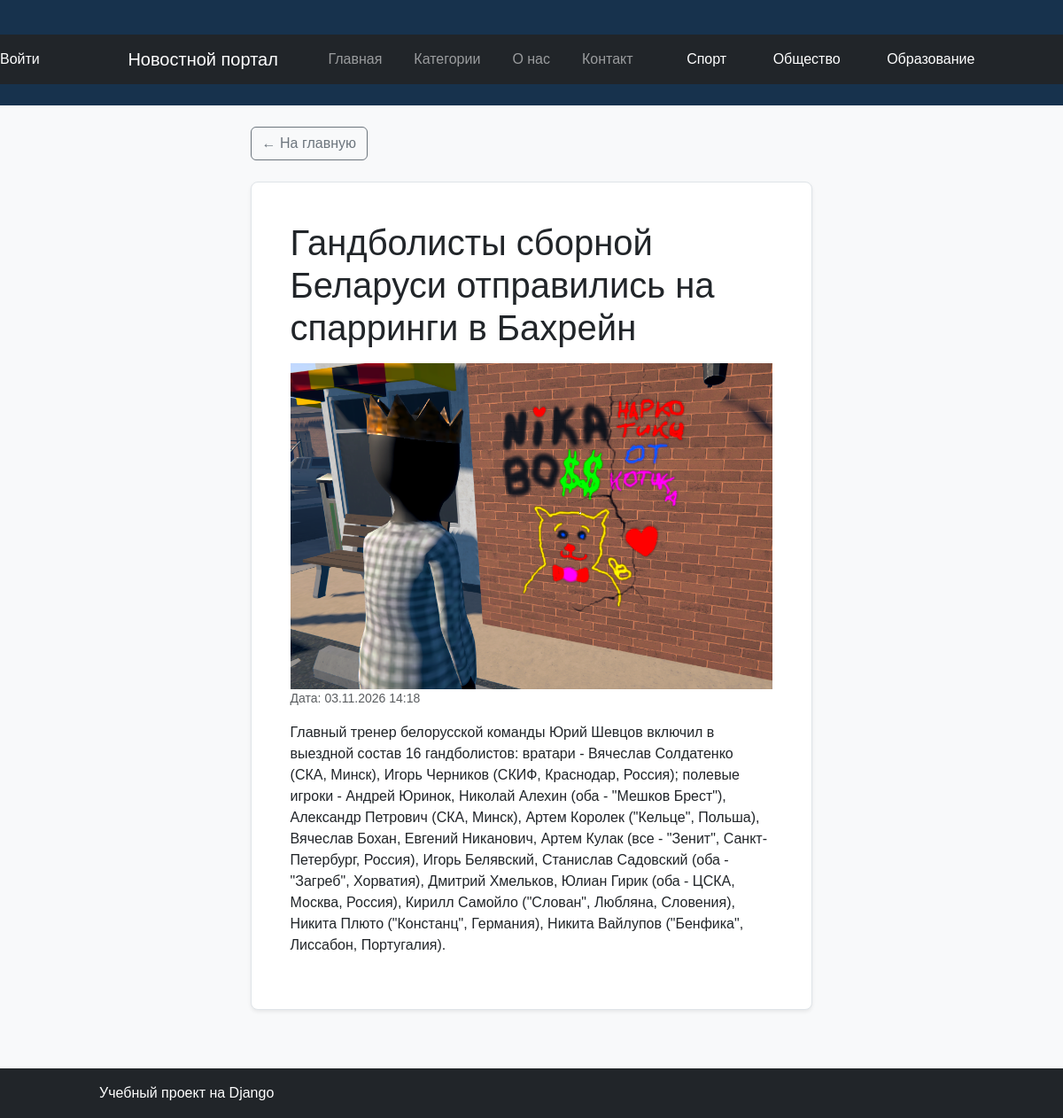
Screenshot of /article/13/ with the database file from the repository.
### news/models.py (models this page shows, shortened)
class Article(models.Model):
    title = models.CharField(
        max_length=200,
        verbose_name="Заголовок",
    )
    content = models.TextField(
        verbose_name="Текст новости",
    )
    created_at = models.DateTimeField(
        auto_now_add=True,
        verbose_name="Дата создания",
    )
    is_published = models.BooleanField(
        default=False,
        verbose_name="Опубликована",
    )
    author = models.CharField(
        max_length=100,
        default="Редакция",
        verbose_name="Автор",
    )
    category = models.CharField(
        max_length=100,
        default="Общее",
        verbose_name="Категория",
    )
    image = models.ImageField(
        upload_to="articles/",
        blank=True,
        null=True,
        verbose_name="Изображение"
    )
    is_active = models.BooleanField(
        default=True,
        verbose_name="Активна"
    )

### news/views.py (the view)
def article_detail(request, article_id):
    article = get_object_or_404(
        Article,
        id=article_id,
        is_published=True,
    )
    context = {
        "article": article,
    }
    return render(
        request,
        "news/article_detail.html",
        context,
    )

### news/templates/news/article_detail.html (shortened to what this page needs)
{% extends "news/base.html" %}
{% block content %}
<article class="container">
    <div class="row justify-content-center">
        <div class="col-lg-9">
            <a href="{% url 'home' %}" class="btn btn-outline-secondary mb-4">
                ← На главную
            </a>
            <div class="card shadow-sm">
                <div class="card-body p-4">
                    <h1 class="card-title mb-3">
                        {{ article.title }}
                    </h1>
                    {% if article.image %}
                        <img
                            src="{{ article.image.url }}"
                            alt="{{ article.title }}"
                            width="600"
                            class="img-fluid"
                        >
                    {% endif %}
                    {% if article.created_at %}
                        <p class="text-muted small">
                            Дата:
                            {{ article.created_at|date:"d.m.Y H:i" }}
                        </p>
                    {% endif %}
                    <div class="article-content">
                        {{ article.content|linebreaks }}
                    </div>
                </div>
            </div>
        </div>
    </div>
</article>
{% endblock %}

### news/static/news/style.css (style rules this page uses)
body { margin: 0; background-color: #f3f5f7; color: #263238; font-family: Arial, sans-serif; }
h1 { color: pink; }
.container { width: 90%; max-width: 1000px; margin: 0 auto; }
.card { background-color: white; padding: 20px; margin-bottom: 18px; border-radius: 8px; border: 1px solid #dfe4e8; }

### rows the page displays
Article: title "Гандболисты сборной Беларуси отправились на спарринги в Бахрейн", image (picture), created_at "03.11.2026 14:18", content "Главный тренер белорусской команды Юрий Шевцов включил в выездной состав 16 гандболистов: вратари - Вячеслав Солдатенко (СКА, Минск), Игорь Черников (СКИФ, Краснодар, Россия); полевые игроки - Андрей Юринок, Николай Алехин (оба - \"Мешков Брест\"), Александр Петрович (СКА, Минск), Артем Королек (\"Кельце\", Польша), Вячеслав Бохан, Евгений Никанович, Артем Кулак (все - \"Зенит\", Санкт-Петербург, Россия), Игорь Белявский, Станислав Садовский (оба - \"Загреб\", Хорватия), Дмитрий Хмельков, Юлиан Гирик (оба - ЦСКА, Москва, Россия), Кирилл Самойло (\"Слован\", Любляна, Словения), Никита Плюто (\"Констанц\", Германия), Никита Вайлупов (\"Бенфика\", Лиссабон, Португалия)."
